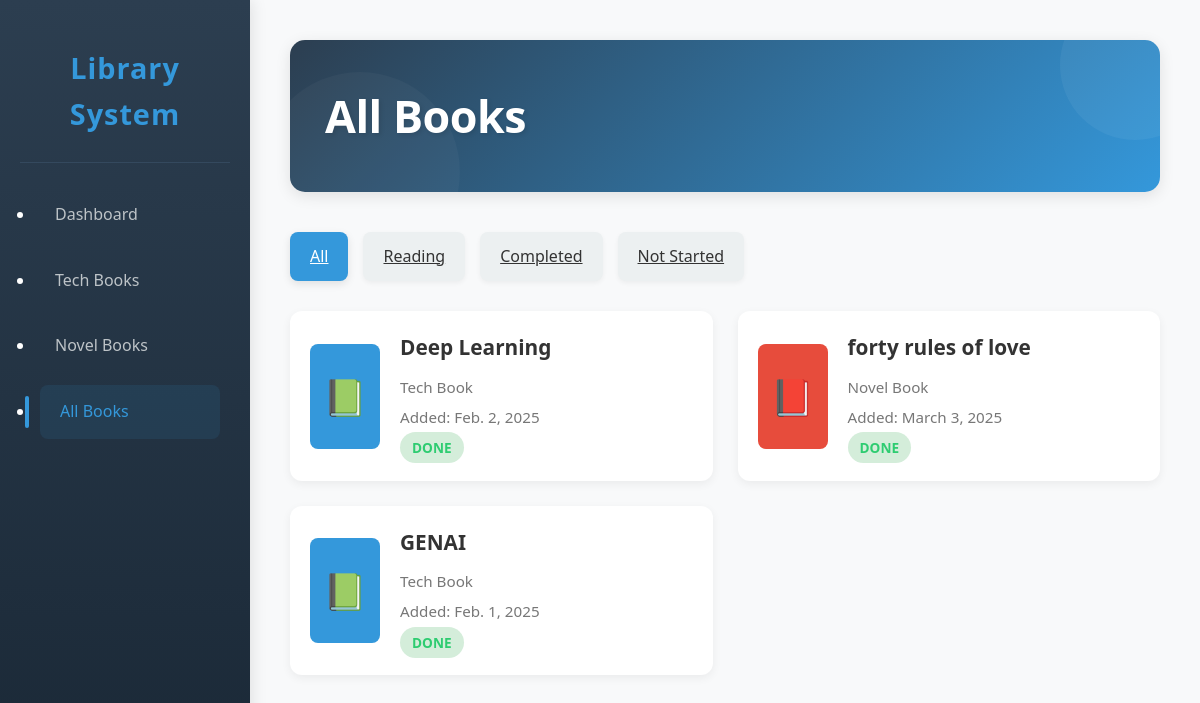
Before: /show/ with the older database file.
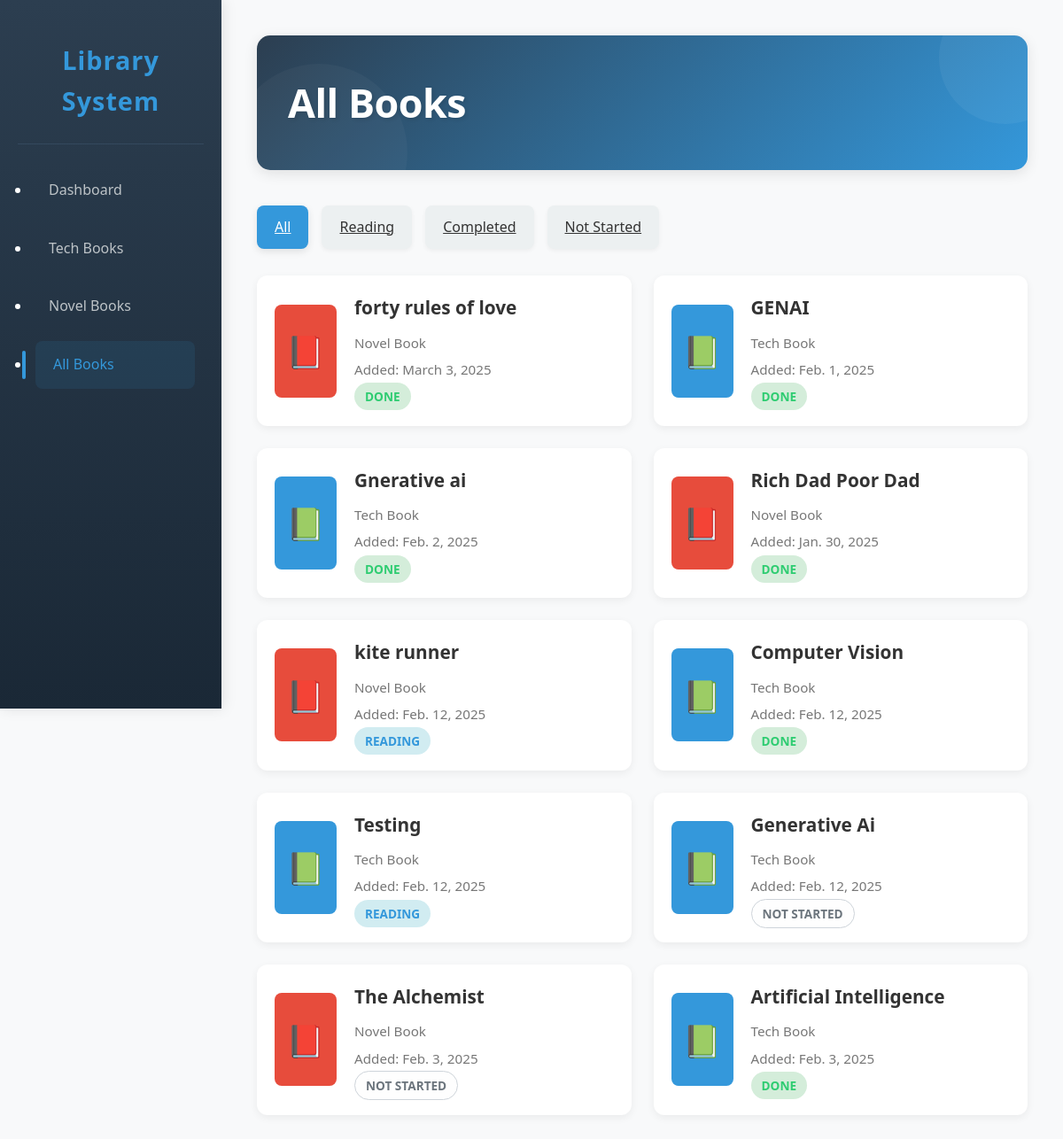
After: the same page with the newer database file.
### library/models.py (models this page shows, shortened)
class Book(models.Model):
    STATUS_CHOICES = [
        ('reading', 'Reading'),
        ('completed', 'Done'),
        ('not-started', 'Not Started'),
    ]
    BOOK_TYPE_CHOICES = [
        ('TECH', 'Tech Book'),
        ('NOVEL', 'Novel Book'),
    ]
    name = models.CharField(max_length=255)
    date_added = models.DateField()
    status = models.CharField(max_length=20, choices=STATUS_CHOICES, default='not-started')
    book_type = models.CharField(max_length=10, choices=BOOK_TYPE_CHOICES)

### library/views.py (the view)
# urls.py: path('show/', views.show_books, name='show_books'),
def show_books(request):
    status = request.GET.get('status', 'all')
    if status in ['reading', 'completed', 'not-started']:
        books = Book.objects.filter(status=status)
    else:
        books = Book.objects.all()
    reading_count = Book.objects.filter(status='reading').count()
    completed_count = Book.objects.filter(status='completed').count()
    not_started_count = Book.objects.filter(status='not-started').count()
    return render(request, 'show_books.html', {
        'books': books,
        'filter_status': status,
        'reading_count': reading_count,
        'completed_count': completed_count,
        'not_started_count': not_started_count,
    })

### templates/show_books.html (shortened to what this page needs)
{% load static %}
<!DOCTYPE html>
<html lang="en">
<head>
  <link rel="stylesheet" href="{% static 'style.css' %}">
</head>
<body>
  <nav class="sidebar">
    <div class="logo">
      <h2>Library System</h2>
    </div>
    <ul class="nav-links">
      <li><a href="{% url 'home' %}">Dashboard</a></li>
      <li><a href="{% url 'tech_books' %}">Tech Books</a></li>
      <li><a href="{% url 'novel_books' %}">Novel Books</a></li>
      <li class="active"><a href="{% url 'show_books' %}">All Books</a></li>
    </ul>
  </nav>
  <main class="main-content">
    <header class="top-bar">
      <h1>All Books</h1>
    </header>
    <div class="status-filter">
      <a href="{% url 'show_books' %}?status=all" class="filter-btn {% if filter_status == 'all' %}active{% endif %}">All</a>
      <a href="{% url 'show_books' %}?status=reading" class="filter-btn {% if filter_status == 'reading' %}active{% endif %}">Reading</a>
      <a href="{% url 'show_books' %}?status=completed" class="filter-btn {% if filter_status == 'completed' %}active{% endif %}">Completed</a>
      <a href="{% url 'show_books' %}?status=not-started" class="filter-btn {% if filter_status == 'not-started' %}active{% endif %}">Not Started</a>
    </div>
    <div class="books-container">
      {% for book in books %}
      <div class="book-item">
        <div class="book-cover {% if book.book_type == 'TECH' %}tech{% else %}novel{% endif %}">
          <span class="book-emoji">{% if book.book_type == 'TECH' %}📗{% else %}📕{% endif %}</span>
        </div>
        <div class="book-details">
          <h3>{{ book.name }}</h3>
          <p class="book-type">{% if book.book_type == 'TECH' %}Tech Book{% else %}Novel Book{% endif %}</p>
          <p class="book-date">Added: {{ book.date_added }}</p>
          <span class="status-badge {{ book.status }}">{{ book.get_status_display }}</span>
        </div>
      </div>
      {% empty %}
      <p>No books found.</p>
      {% endfor %}
    </div>
  </main>
</body>
</html>

Changed rows visible on the page:
removed Book: name "Deep Learning", book_type "Tech Book", date_added "Feb. 2, 2025", status "DONE"
added Book: name "Gnerative ai", book_type "Tech Book", date_added "Feb. 2, 2025", status "DONE"
added Book: name "Rich Dad Poor Dad", book_type "Novel Book", date_added "Jan. 30, 2025", status "DONE"
added Book: name "kite runner", book_type "Novel Book", date_added "Feb. 12, 2025", status "READING"
added Book: name "Computer Vision", book_type "Tech Book", date_added "Feb. 12, 2025", status "DONE"
added Book: name "Testing", book_type "Tech Book", date_added "Feb. 12, 2025", status "READING"
added Book: name "Generative Ai", book_type "Tech Book", date_added "Feb. 12, 2025", status "NOT STARTED"
added Book: name "The Alchemist", book_type "Novel Book", date_added "Feb. 3, 2025", status "NOT STARTED"
added Book: name "Artificial Intelligence", book_type "Tech Book", date_added "Feb. 3, 2025", status "DONE"
